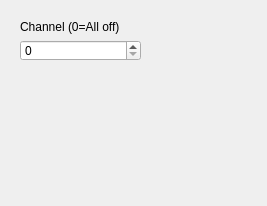
<?xml version="1.0" encoding="UTF-8"?>
<ui version="4.0">
 <class>select_ua_channel</class>
 <widget class="QWidget" name="select_ua_channel">
  <property name="geometry">
   <rect>
    <x>0</x>
    <y>0</y>
    <width>267</width>
    <height>206</height>
   </rect>
  </property>
  <property name="windowTitle">
   <string>Form</string>
  </property>
  <widget class="QWidget" name="layoutWidget">
   <property name="geometry">
    <rect>
     <x>20</x>
     <y>20</y>
     <width>121</width>
     <height>41</height>
    </rect>
   </property>
   <layout class="QVBoxLayout" name="sel_ua_channel_vert">
    <item>
     <widget class="QLabel" name="label">
      <property name="text">
       <string>Channel (0=All off)</string>
      </property>
     </widget>
    </item>
    <item>
     <widget class="QSpinBox" name="sel_ua_channel_spin">
      <property name="maximum">
       <number>2</number>
      </property>
     </widget>
    </item>
   </layout>
  </widget>
 </widget>
 <resources/>
 <connections/>
</ui>
